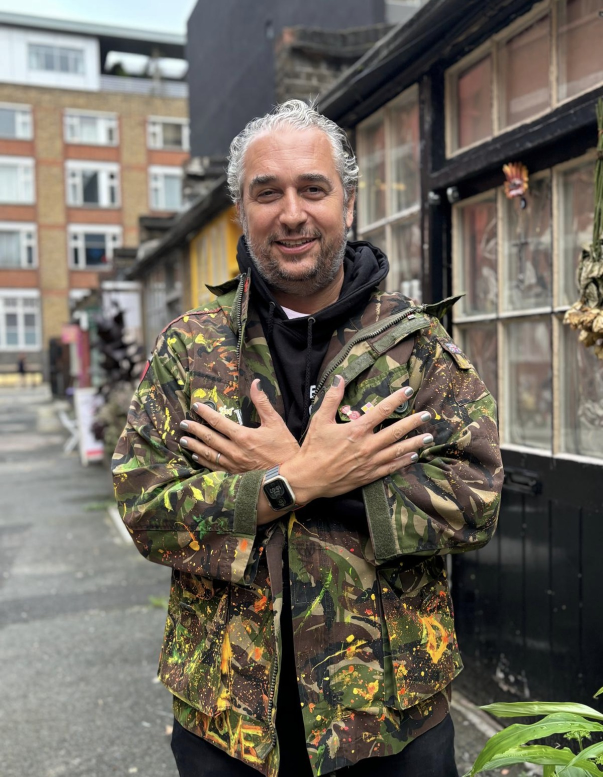
#> input picture creative/1000th-man-reel/img/daniele-0.jpg, 1206 x 1553 px (shown at 1/2 size)
$ python -i treat.py   (imports and definitions only)
#> lines starting #> are read from the running program, lines starting #| are printed output that depends on the picture; after the words box and inside, x2 and y2 are one past the last pixel; in counts of white or black regions, pixels touching at a corner belong together
"""Brand treatment: B&W man, rhodamine halftone ground, nails keep their own colour."""
import numpy as np, cv2
from rembg import new_session, remove
from PIL import Image

W, H = 1080, 1920
BLACK = np.array([10, 7, 9], np.float32)
PINK = np.array([230, 0, 126], np.float32)
PINK_DEEP = np.array([200, 0, 109], np.float32)
ACID = np.array([228, 255, 61], np.float32)
PAPER = np.array([243, 236, 239], np.float32)
_sess = None
SEG_MODEL = "isnet-general-use"

def screen(w, h, pitch, angle=45.0):
    """Distance (0..~0.71) from each pixel to the nearest dot centre of a rotated screen."""
    y, x = np.mgrid[0:h, 0:w].astype(np.float32)
    a = np.deg2rad(angle)
    u = (x * np.cos(a) + y * np.sin(a)) / pitch
    v = (-x * np.sin(a) + y * np.cos(a)) / pitch
    return np.hypot(u - np.round(u), v - np.round(v))

_SCR = {}
def dots(lum, pitch, w, h, angle=45.0):
    """lum 0..1 -> coverage map 0..1 of dots whose area tracks lum."""
    k = (w, h, pitch, angle)
    if k not in _SCR: _SCR[k] = screen(w, h, pitch, angle)
    r = 0.72 * np.sqrt(np.clip(lum, 0, 1))
    return np.clip((r - _SCR[k]) * pitch / 1.5 + 0.5, 0, 1)

def cover(img, w=W, h=H):
#> called with w = 1080, h = 1920
    ih, iw = img.shape[:2]
    s = max(w / iw, h / ih)
    r = cv2.resize(img, (int(round(iw * s)), int(round(ih * s))), interpolation=cv2.INTER_CUBIC)
    y0 = (r.shape[0] - h) // 2; x0 = (r.shape[1] - w) // 2
    return r[y0:y0 + h, x0:x0 + w]

def person_mask(rgb):
    """Union of a general and a human matting model, with enclosed holes filled."""
    global _sess
    if _sess is None: _sess = [new_session("isnet-general-use"), new_session("u2net_human_seg")]
    small = Image.fromarray(cv2.resize(rgb, (576, 1024), interpolation=cv2.INTER_AREA))
    m = np.zeros((1024, 576), np.float32)
    for s_ in _sess:
        m = np.maximum(m, np.asarray(remove(small, session=s_, only_mask=True)).astype(np.float32) / 255)
    b = (m > 0.5).astype(np.uint8)
    b = cv2.morphologyEx(b, cv2.MORPH_CLOSE, np.ones((9, 9), np.uint8))
    ff = np.pad(b, 1).copy(); cv2.floodFill(ff, None, (0, 0), 2)
    b = (ff[1:-1, 1:-1] != 2).astype(np.float32)          # anything not reachable from the border is the man
    m = cv2.resize(b, (rgb.shape[1], rgb.shape[0]), interpolation=cv2.INTER_CUBIC)
    return np.clip((cv2.GaussianBlur(m, (0, 0), 2) - 0.5) * 6 + 0.5, 0, 1)

def nail_mask(rgb):
    f = rgb.astype(np.float32)
    mx, mn = f.max(2), f.min(2)
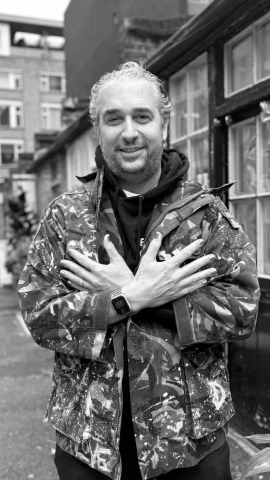
#> mx: shape (1920, 1080) float32 (shown at 1/4 size); min 0, max 255, mean 108.4
    chroma = mx - mn
    m = ((chroma > 55) & (chroma / (mx + 1) > 0.33)).astype(np.float32)
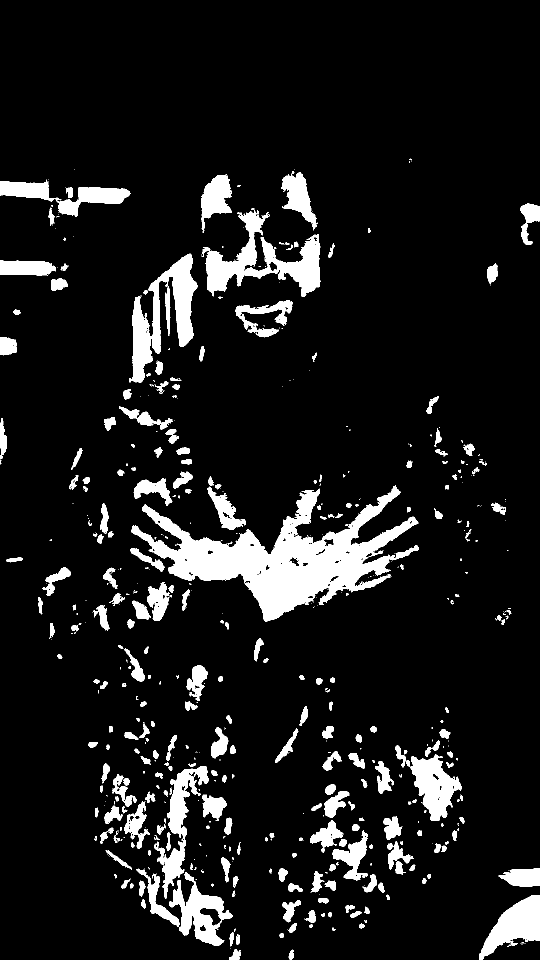
#> m: shape (1920, 1080) float32 (shown at 1/2 size); values 0 (black) and 1 (white), 9.8% white; 587 white regions (307 under 20 px), largest, box (x1, y1, x2, y2) and area: (262, 971, 838, 1244) 52996, (411, 421, 641, 594) 14096, (258, 507, 395, 766) 13691
    m = cv2.morphologyEx(m, cv2.MORPH_OPEN, np.ones((3, 3), np.uint8))
#> m: shape (1920, 1080) float32; values 0 (black) and 1 (white), 9.4% white; 357 white regions (71 under 20 px), largest, box (x1, y1, x2, y2) and area: (262, 972, 838, 1243) 52306, (412, 423, 641, 593) 13751, (265, 508, 395, 765) 12885
    m = cv2.dilate(m, np.ones((3, 3), np.uint8))
#> m: shape (1920, 1080) float32; values 0 (black) and 1 (white), 11.2% white; 288 white regions (1 under 20 px), largest, box (x1, y1, x2, y2) and area: (261, 971, 839, 1244) 57160, (403, 422, 642, 594) 15799, (257, 507, 396, 766) 14470
    return cv2.GaussianBlur(m, (0, 0), 1.2)
#> returned value: shape (1920, 1080) float32

def shift_hue(rgb, deg):
    if deg == 0: return rgb
    hsv = cv2.cvtColor(rgb, cv2.COLOR_RGB2HSV_FULL).astype(np.int16)
    hsv[..., 0] = (hsv[..., 0] + int(deg / 360 * 255)) % 256
    return cv2.cvtColor(hsv.astype(np.uint8), cv2.COLOR_HSV2RGB_FULL)

def man_plate(rgb):
    """High-contrast black plate with a light visible screen in the mid-tones."""
    g = cv2.cvtColor(rgb, cv2.COLOR_RGB2GRAY).astype(np.float32) / 255
    g = np.clip((g - 0.06) / 0.86, 0, 1)
    g = g * g * (3 - 2 * g) * 0.65 + g * 0.35
    h, w = g.shape
    d = dots(1 - g, 9, w, h, 15)          # black dots, bigger in shadow
#> in dots, `r = 0.72 * np.sqrt(np.clip(lum, 0, 1))`:
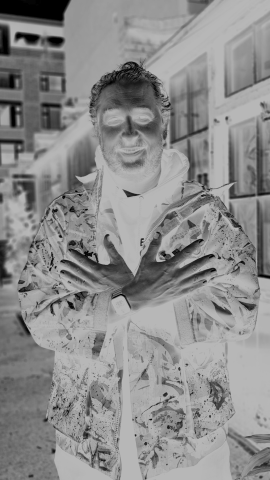
#> r: shape (1920, 1080) float32 (shown at 1/4 size); min 0, max 0.72, mean 0.549
#> in dots, `r = 0.72 * np.sqrt(np.clip(lum, 0, 1))`:
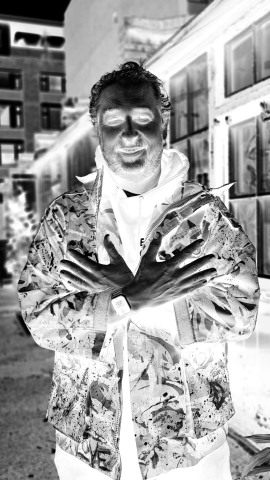
#> lum: shape (1920, 1080) float32 (shown at 1/4 size); min 0, max 1, mean 0.632
#> in dots, `return np.clip((r - _SCR[k]) * pitch / 1.5 + 0.5, 0, 1)`:
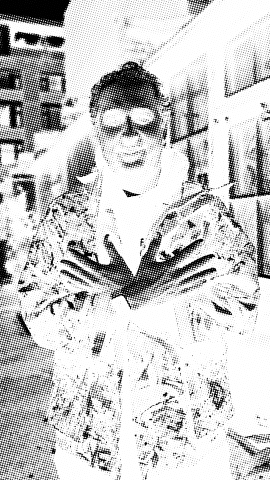
#> returned value: shape (1920, 1080) float32 (shown at 1/4 size); min 0, max 1, mean 0.788
    ht = 1 - d
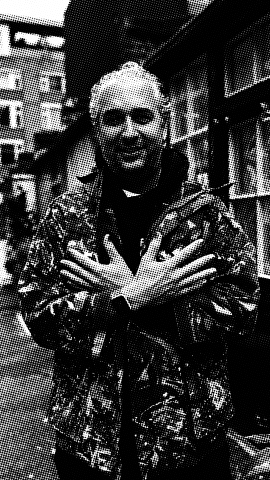
#> ht: shape (1920, 1080) float32 (shown at 1/4 size); min 0, max 1, mean 0.212
    out = 0.72 * g + 0.28 * ht * (0.35 + 0.65 * g)
    return np.clip(out, 0, 1)

# [5 lines left out: function ground, not called in this run]

def treat(rgb, use_seg=True, hue=0, bg_gain=1.0, pitch=26, return_parts=False, nails=True, flat_bg=None):
    """nails=False for real colour footage (nothing to key); flat_bg sets an even screen behind a dark room."""
    rgb = cover(rgb)
    nm = nail_mask(rgb)[..., None] if nails else np.zeros(rgb.shape[:2] + (1,), np.float32)
    plate = man_plate(rgb)[..., None]
    man = BLACK + (PAPER - BLACK) * plate
    f = rgb.astype(np.float32)
    # nails: the real pixels, hue optionally rotated per clone, saturation lifted
    nails = shift_hue(rgb, hue).astype(np.float32)
    grey = nails.mean(2, keepdims=True)
    nails = np.clip(grey + (nails - grey) * 1.25, 0, 255)
    man = man * (1 - nm) + nails * nm
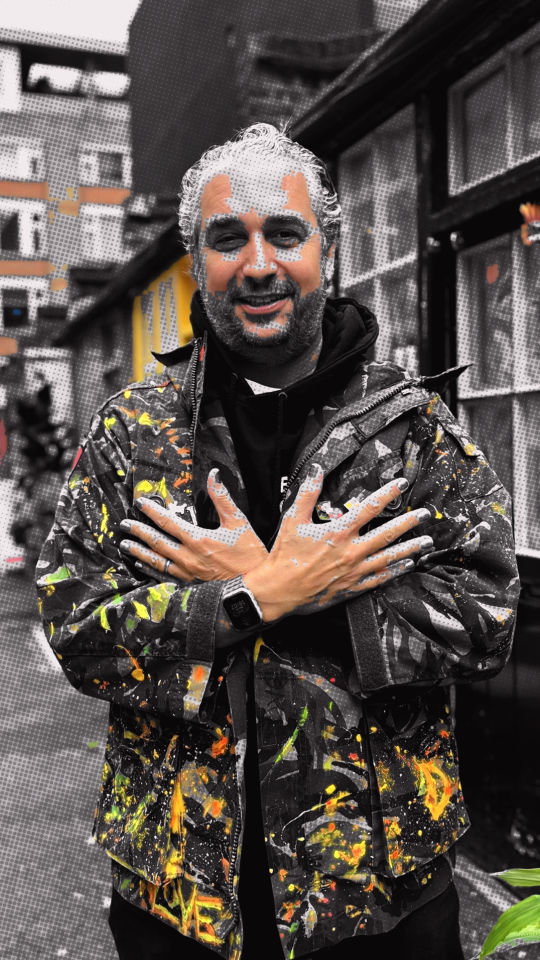
#> man: shape (1920, 1080, 3) float32 (shown at 1/2 size); mean of channels 0, 1, 2 88.6, 80, 76.2; drawn with min black and max white
    if use_seg:
        pm = person_mask(rgb)
        pm = np.maximum(pm, nm[..., 0])[..., None]
        lum = cv2.GaussianBlur(cv2.cvtColor(rgb, cv2.COLOR_RGB2GRAY), (0, 0), 14).astype(np.float32) / 255
        lum = np.clip((lum - 0.12) * 1.3 * bg_gain, 0, 0.6)
        if flat_bg is not None: lum = np.full_like(lum, flat_bg)
        out = ground(lum, pitch) * (1 - pm) + man * pm
    else:
        pm = np.ones(rgb.shape[:2] + (1,), np.float32); out = man
    out = np.clip(out, 0, 255).astype(np.uint8)
    if return_parts: return out, pm[..., 0], nm[..., 0]
    return out

# [5 lines not run here, left out]

>>> import cv2
>>> picture = cv2.cvtColor(cv2.imread('../../../creative/1000th-man-reel/img/daniele-0.jpg'), cv2.COLOR_BGR2RGB)
#> (the run stopped early here; a loop or call above may not have finished)

$ run again, on creative/1000th-man-reel/img/g3-salon.jpg
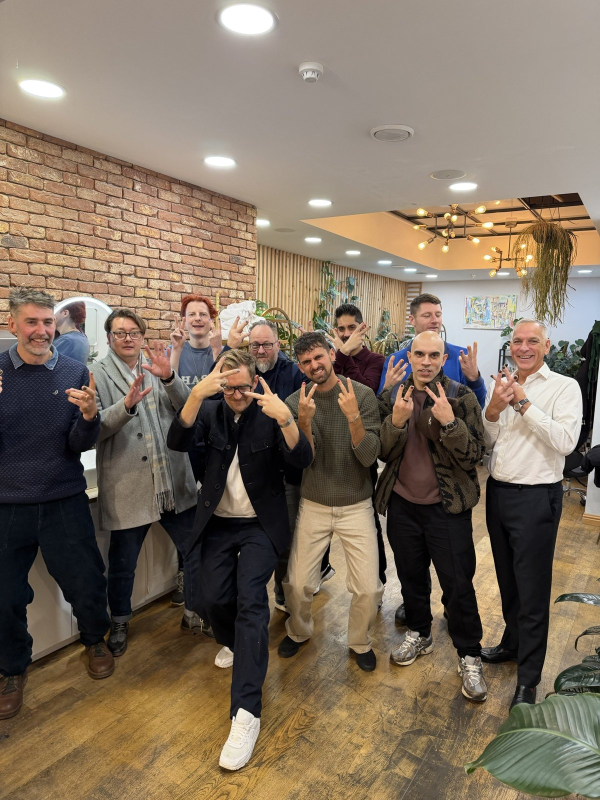
#> input picture creative/1000th-man-reel/img/g3-salon.jpg, 1200 x 1600 px (shown at 1/2 size)
#> in nail_mask, `m = ((chroma > 55) & (chroma / (mx + 1) > 0.33)).astype(np.float32)`:
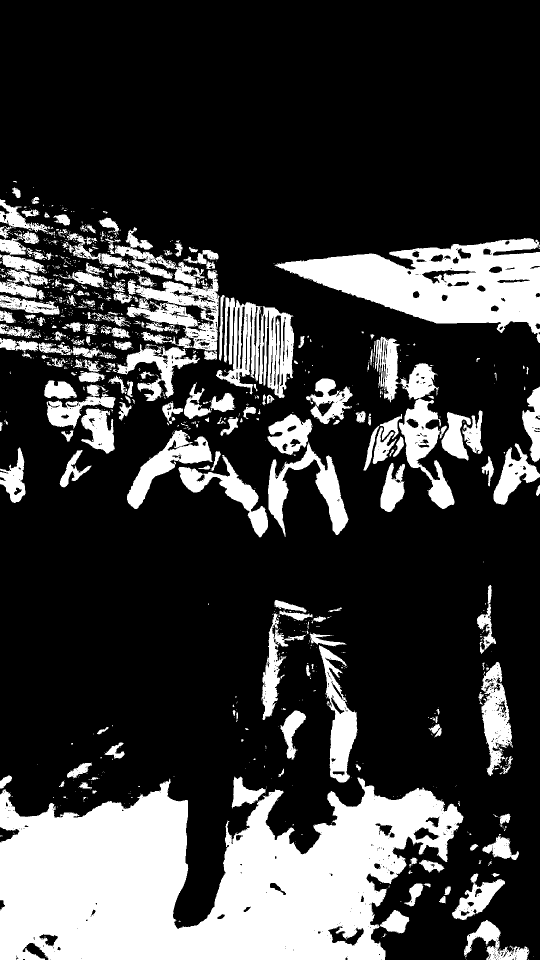
#> m: shape (1920, 1080) float32 (shown at 1/2 size); values 0 (black) and 1 (white), 23.4% white; 1194 white regions (956 under 20 px), largest, box (x1, y1, x2, y2) and area: (0, 1555, 927, 1920) 220273, (549, 476, 1080, 686) 54505, (230, 490, 439, 702) 16921
#> in treat, `man = man * (1 - nm) + nails * nm`:
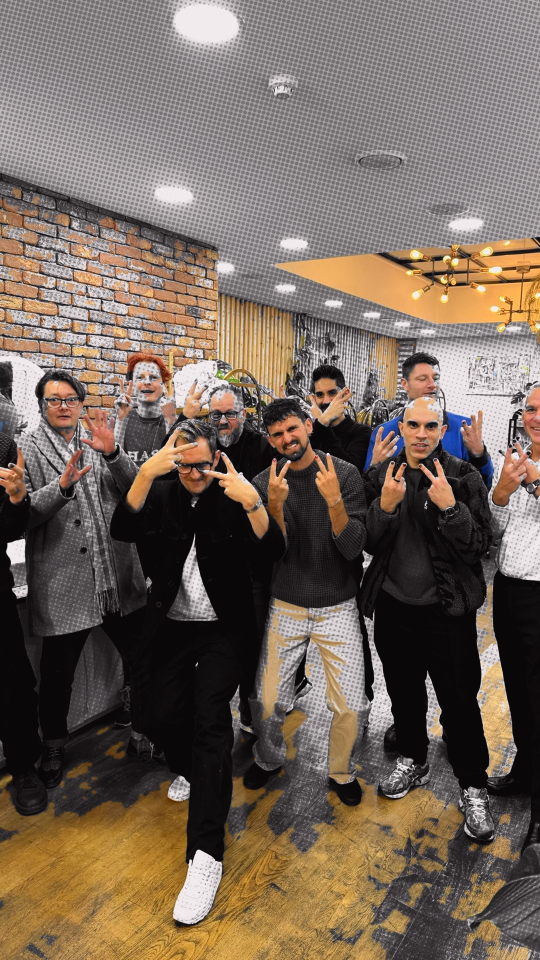
#> man: shape (1920, 1080, 3) float32 (shown at 1/2 size); mean of channels 0, 1, 2 118.6, 102.8, 92.8; drawn with min black and max white
